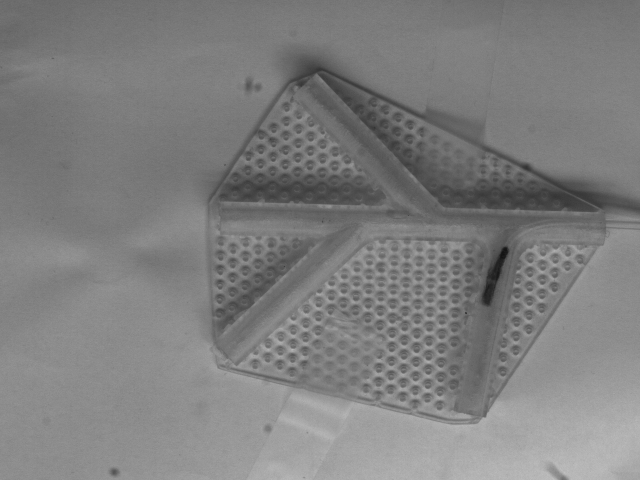
#> input picture captured_image1.jpg, 1280 x 960 px, found by its file name (shown at 1/2 size)
$ python tip_position.py
#> lines starting #> are read from the running program, lines starting #| are printed output that depends on the picture; after the words box and inside, x2 and y2 are one past the last pixel; in counts of white or black regions, pixels touching at a corner belong together
import cv2
import numpy as np
import matplotlib.pyplot as plt

# Load image
image_path = "/home/jack/literate-code/captured_image1.jpg"
image = cv2.imread(image_path)
#> image is the input picture: shape (960, 1280, 3); min 16, max 196, mean 126.7
gray = cv2.cvtColor(image, cv2.COLOR_BGR2GRAY)

# Threshold to isolate dark objects (invert: rod becomes white)
_, thresh = cv2.threshold(gray, 50, 255, cv2.THRESH_BINARY_INV)
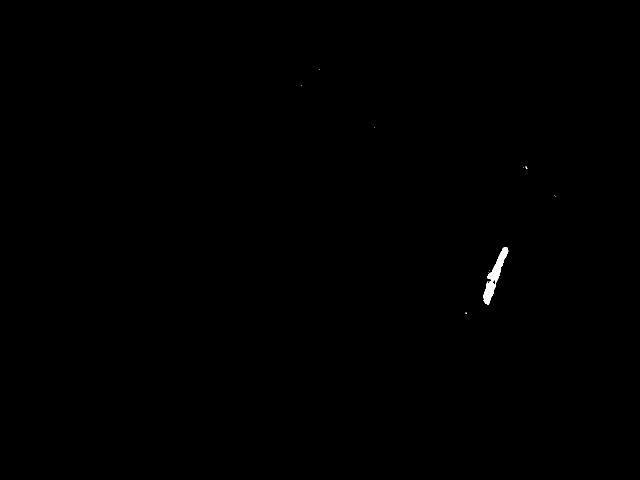
#> thresh: shape (960, 1280) (shown at 1/2 size); 0.14% white; 12 white regions (11 under 20 px)

# Find contours
contours, _ = cv2.findContours(thresh, cv2.RETR_EXTERNAL, cv2.CHAIN_APPROX_SIMPLE)
#> contours = 11 contours, 10 with area under 20; largest, box (x1, y1, x2, y2) and area: (966, 494, 1017, 609) 1650

# Assume largest contour is the rod
rod_contour = max(contours, key=cv2.contourArea)
#> rod_contour = contour of 173 points, box (x1, y1, x2, y2) (966, 494, 1017, 609), area 1650

# Create a white canvas
segmented = np.ones_like(gray) * 255

# Draw the rod as black on white
cv2.drawContours(segmented, [rod_contour], -1, color=0, thickness=-1)
#> segmented: shape (960, 1280); 99.9% white; 1 black region, box (x1, y1, x2, y2) and area: (966, 494, 1017, 609) 1792

# Discard all x > 1200 by setting them to white
segmented[:, 1250:] = 255

# Show result
plt.figure(figsize=(10, 6))
plt.imshow(segmented, cmap='gray')
plt.title('Segmented Rod (Rod is Black, x > 1200 Removed)')
plt.axis('off')
plt.show()
